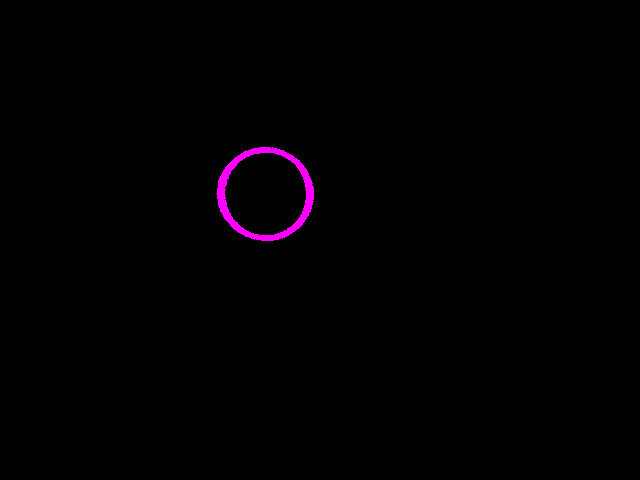
#> input picture Hausdorff/first_test_copy/1.png, 640 x 480 px
$ python conversor.py
#> lines starting #> are read from the running program, lines starting #| are printed output that depends on the picture; after the words box and inside, x2 and y2 are one past the last pixel; in counts of white or black regions, pixels touching at a corner belong together
import cv2  # OpenCV for image processing
import numpy as np
import matplotlib.pyplot as plt

# Load the image
image = cv2.imread("first_test_copy/1.png")
#> image is the input picture: shape (480, 640, 3); mean B, G, R 1.6, 0, 1.6

# Convert to grayscale
gray = cv2.cvtColor(image, cv2.COLOR_BGR2GRAY)
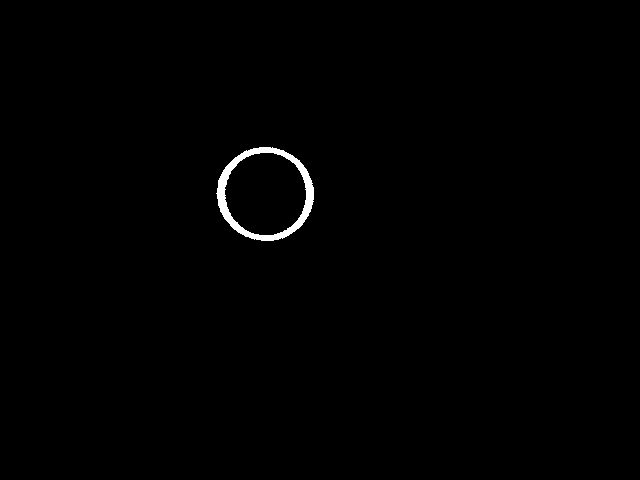
#> gray: shape (480, 640); values 0 (black) and 105 (white), 0.62% white; 1 white region, box (x1, y1, x2, y2) and area: (216, 147, 314, 241) 1899

# Threshold the image to get the contour (binary mask)
_, binary = cv2.threshold(gray, 1, 255, cv2.THRESH_BINARY)

# Find coordinates of non-zero pixels (contour points)
points = np.column_stack(np.where(binary > 0))
#> points = 1899 pairs, first value 147 to 240, second value 216 to 313

# Convert to (x, y) format
points = np.flip(points, axis=1)  # Flip columns to get (x, y)
#> points = 1899 pairs, first value 216 to 313, second value 147 to 240

#np.set_printoptions(threshold=np.inf)
# Print the resulting set of points
print(f"Size of the array: {points.size}, and type: {type(points)}")
#| Size of the array: 3798, and type: <class 'numpy.ndarray'>
print(f"Total points:{points}\n")
#> (printed output is left out)
print(f"Set of points (first 10):{points[:10]}.\n")
#| Set of points (first 10):[[259 147]
#|  [260 147]
#|  [261 147]
#|  [262 147]
#|  [263 147]
#|  [264 147]
#|  [265 147]
#|  [266 147]
#|  [267 147]
#|  [268 147]].

# Plot the points for verification
plt.figure(figsize=(6, 6))
plt.scatter(points[:, 0], points[:, 1], color='magenta', s=5, label='Contour Points')
plt.gca().set_aspect('equal', adjustable='box')
plt.xlabel("X-axis")
plt.ylabel("Y-axis")
plt.title("Contour Points from Image")
plt.legend()
plt.grid(True)
plt.show()
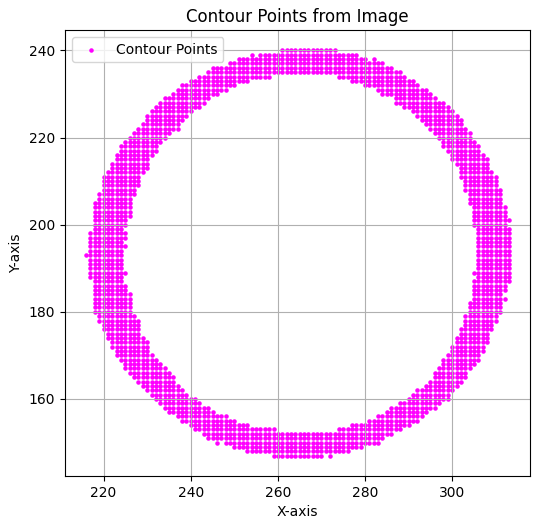
#> figure drawn by matplotlib, 1 panel

$ run again, with Hausdorff/first_test_copy/n.png copied over Hausdorff/first_test_copy/1.png
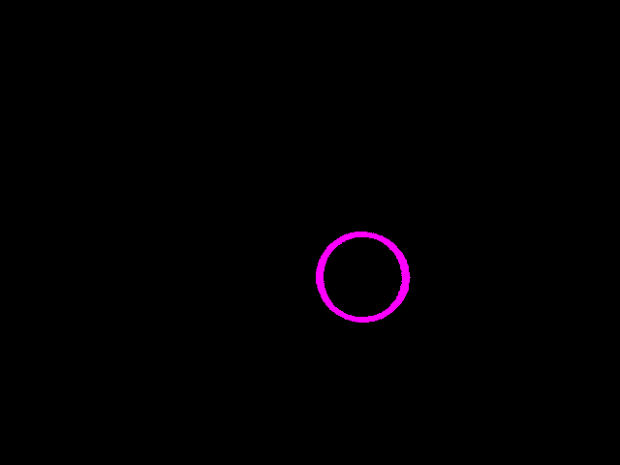
#> input picture Hausdorff/first_test_copy/n.png, 620 x 465 px
#> image is the input picture: shape (465, 620, 3); mean B, G, R 1.6, 0, 1.6
#> `_, binary = cv2.threshold(gray, 1, 255, cv2.THRESH_BINARY)`:
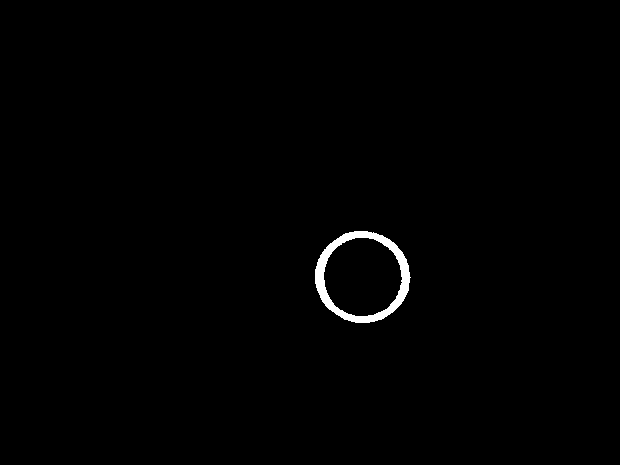
#> binary: shape (465, 620); 0.73% white; 1 white region, box (x1, y1, x2, y2) and area: (315, 231, 411, 323) 2096
#> `points = np.column_stack(np.where(binary > 0))`: points = 2096 pairs, first value 231 to 322, second value 315 to 410
#> `points = np.flip(points, axis=1)`: points = 2096 pairs, first value 315 to 410, second value 231 to 322
#| Size of the array: 4192, and type: <class 'numpy.ndarray'>
#> (printed output is left out)
#| Set of points (first 10):[[354 231]
#|  [355 231]
#|  [356 231]
#|  [357 231]
#|  [358 231]
#|  [359 231]
#> (further printed lines are left out)
#> `plt.show()`:
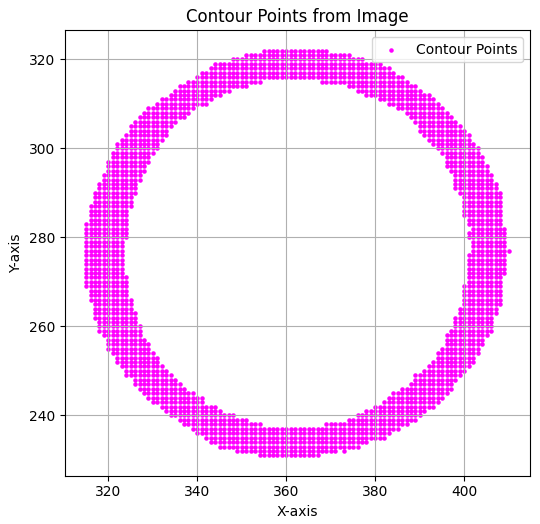
#> figure drawn by matplotlib, 1 panel
